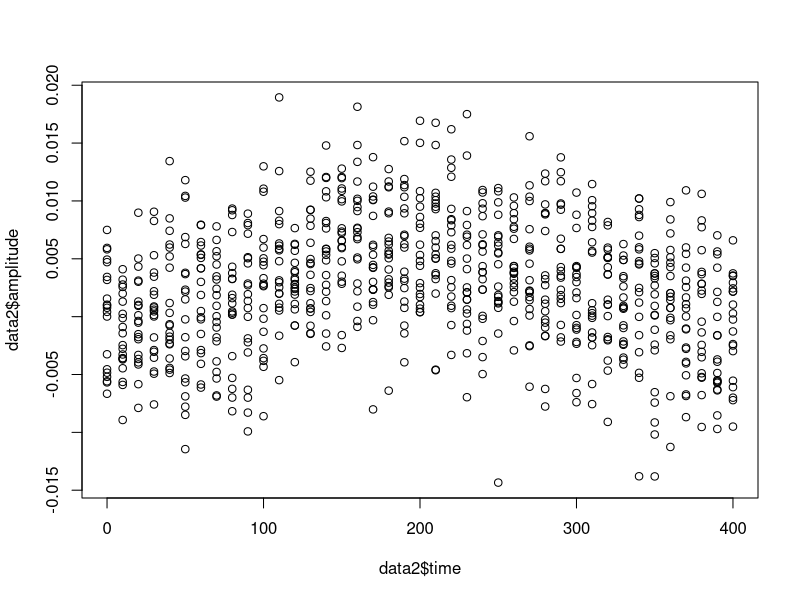
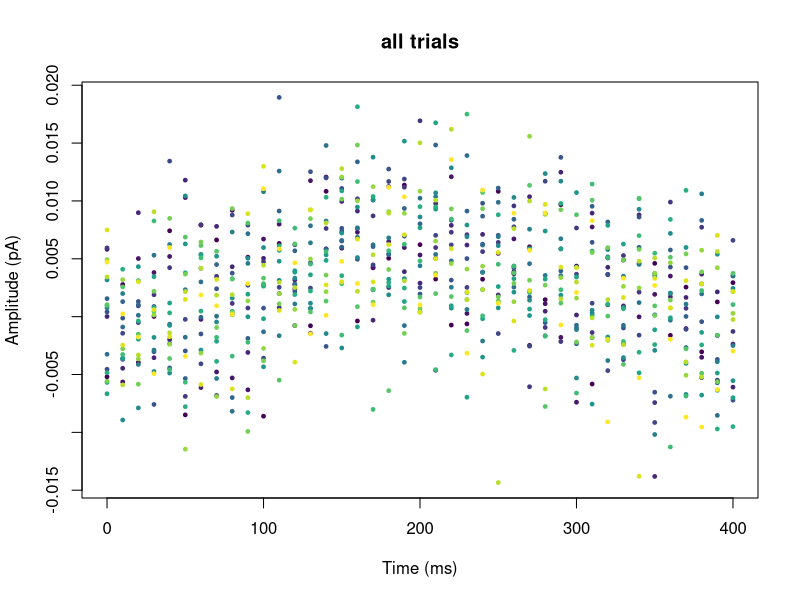
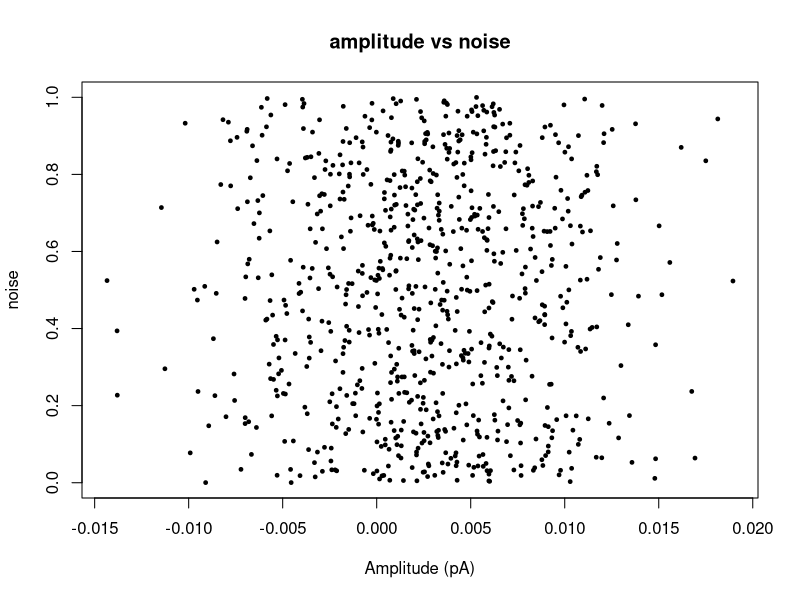
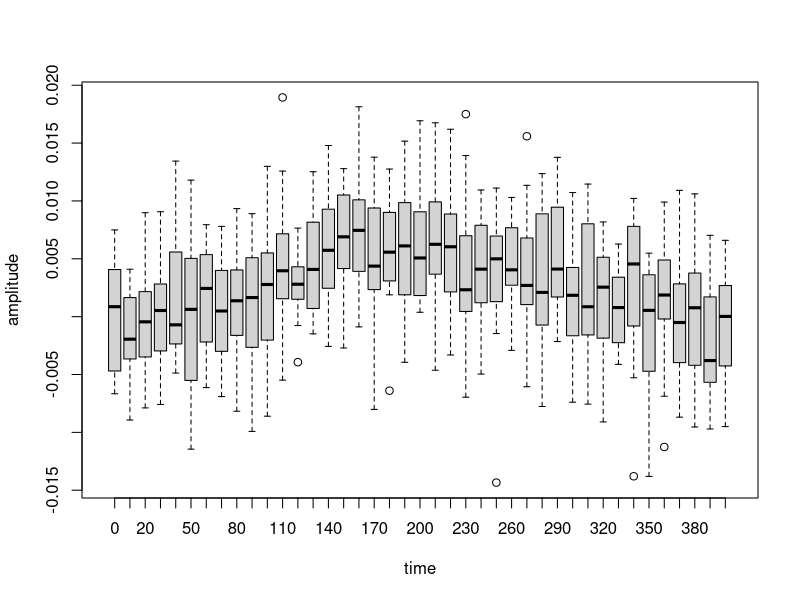
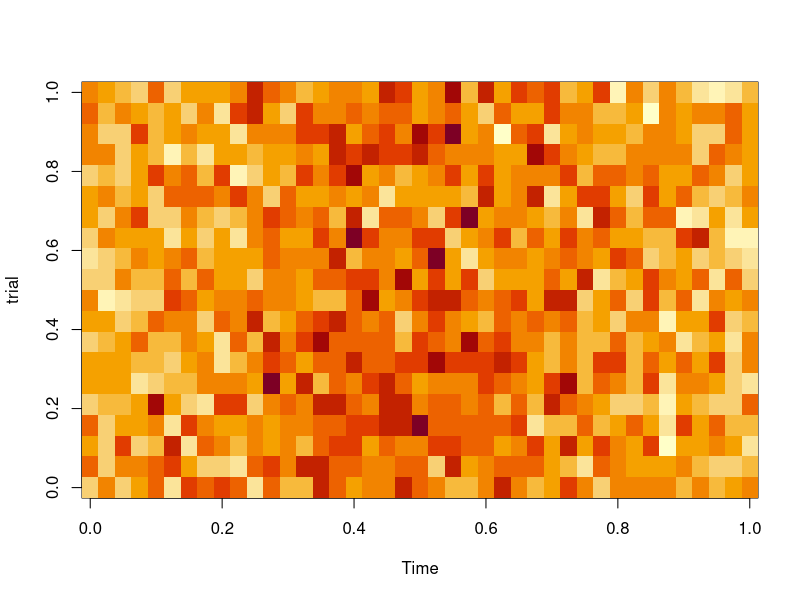
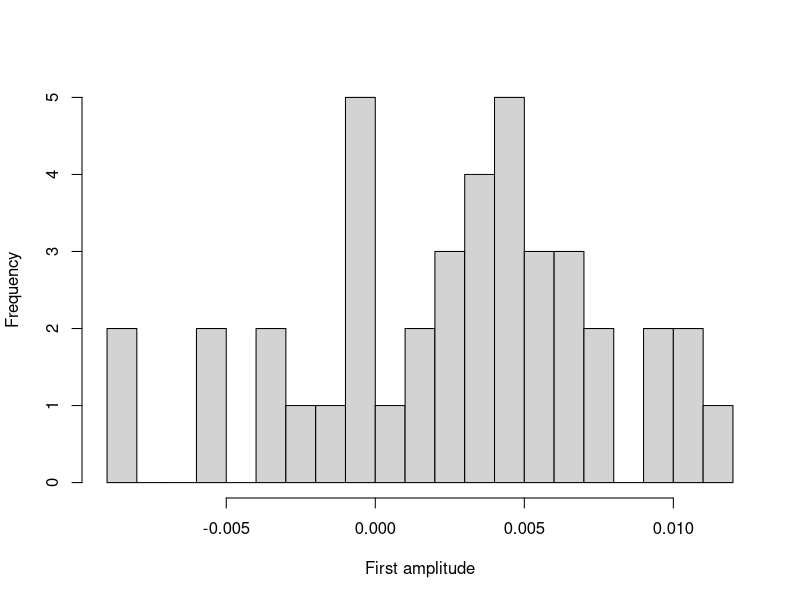
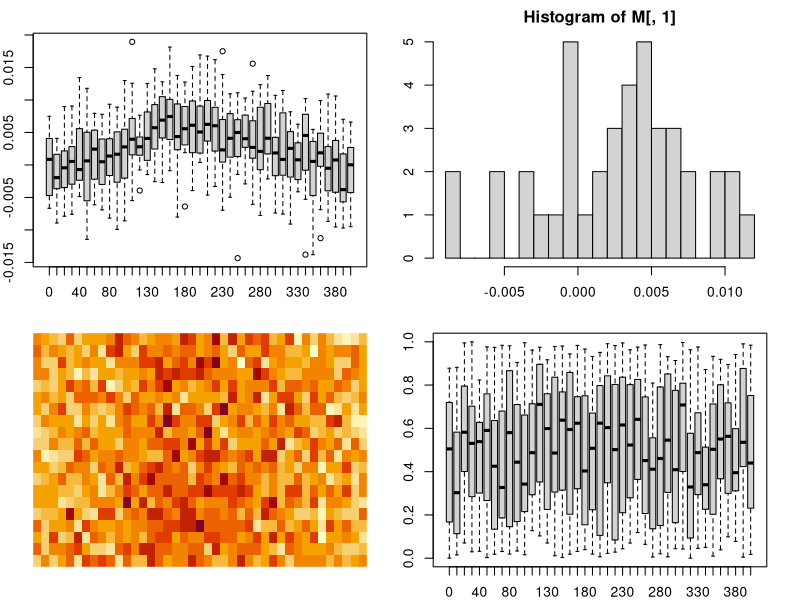
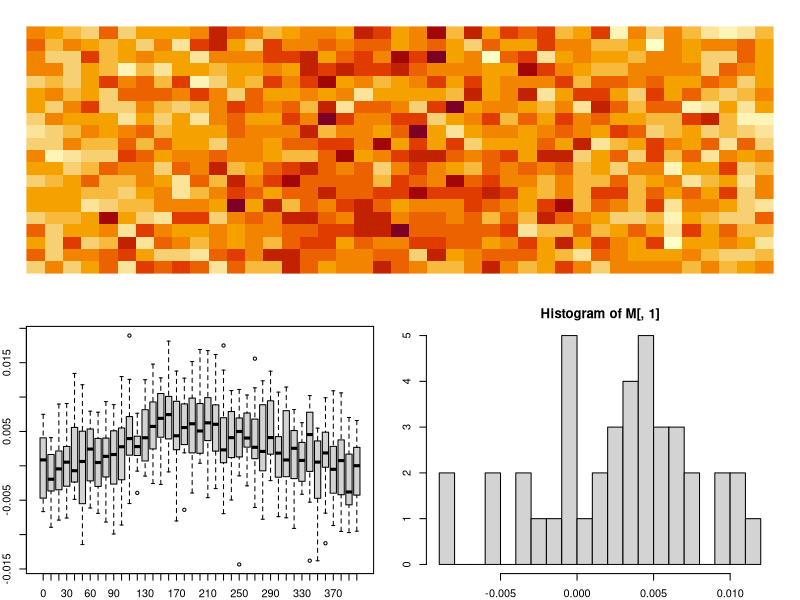

The R script that drew these images, in order:
## ---- chunk 1
X = c("a",2,"xyz")        # vector of character types
## ---- chunk 2
X = 1:10                 # integer range between 1 to 10
X = seq(0,1.5,length=20)  # sequence of 20 values between 0 and 1.5
X = rep(10,4)             # repeat 10, 4 times
X = runif(n=5)            # 5 random numbers between 0 and 1
## ---- chunk 3
X^2+2
## ---- chunk 4
X;X>0.5
## ---- chunk 5
X[X>0 & X<0.99]
## ---- chunk 6
selection = X>0.5
X[selection]
## ---- chunk 7
indexes = c(1,4,3)
X[indexes]
## ---- chunk 8
which(X>0.5)
## ---- chunk 9
X[-c(1,2)]
## ---- chunk 10
X = runif(12)
M = matrix(data=X,nrow=3,ncol=4); M
## ---- chunk 11
matrix(1:12,3,4)
## ---- chunk 12
A = array(runif(12), dim = c(2,3,2)); A # example of a 3D array (cube)
## ---- chunk 13
A[1,1,2]
## ---- chunk 14
A[,2:3,] # Note the commas! Unlike python we don't need to esplicitely type ":" when selecting all elements
## ---- chunk 15
L=list()
L$vector=X  # X was a 1d array
L$matrix=M  # M is a matrix
L$name = "new list" # this is a character
print(L)
## ---- chunk 16
L[[1]]
## ---- chunk 17
L$vector
## ---- chunk 18
mysum <- function(x,y){
  return(x+y)
}
mysum(3,4.2)
## ---- chunk 19
A
## ---- chunk 20
apply(A,MARGIN=c(1,2),FUN=mean)
## ---- chunk 21
apply(A,MARGIN=c(2,3),FUN=sum)
## ---- chunk 22
data <- read.table("../data/table.dat",header=T) #load
data1 <- subset(data,select=c("time","amplitude","baseline_var")); data1[1:6,] ## display 6 rows
summary(data1)
## ---- chunk 23
time_range=range(data1$time); time_range
## ---- chunk 24
time_factors=cut(data1$time,breaks=seq(0,200000,by=10000),right=F)
levels(time_factors)
## ---- chunk 25
data2=cbind(data1,trial_index=as.numeric(time_factors)); data2[1:100,]
## ---- chunk 26
tapply(data2$amplitude,data2$trial_index,mean)
## ---- chunk 27
data_split = split(data2,data2$trial_index)
## ---- chunk 28
data2$time = data2$time %% 10000 ## each trial is 10s long
plot(data2$time,data2$amplitude)
## ---- chunk 29
library(viridisLite)
plot(data2$time,
     data2$amplitude,
     main="all trials",
     xlab="Time (ms)", ylab="Amplitude (pA)", 
     pch=19, ## marker style
     cex=.5, ## marker size
     col=viridis(20)[data2$trial_index]) ## color coded by trial index
## ---- chunk 30
plot(data$amplitude,
     data$baseline_var,
     main="amplitude vs noise",
     xlab="Amplitude (pA)", ylab="noise", 
     pch=19, ## marker style
     cex=.5) ## marker size
## ---- chunk 31
boxplot(amplitude ~ time, data=data2)
## ---- chunk 32
M=matrix(data$amplitude,nrow=41)
image(M,xlab="Time",ylab="trial")
## ---- chunk 33
hist(M[,1],breaks=20,
     main="",
     xlab="First amplitude")
## ---- chunk 34
la=layout(matrix(1:4,2,2))
par(mar=c(2,2,2,2)) ## set margins c(bottom, left, top, right) [clockwise from 6AM]
boxplot(amplitude ~ time, data=data2)
image(M,xlab="Time",ylab="trial",axes=F)
hist(M[,1],breaks=20)
boxplot(baseline_var ~ time, data=data2)
## ---- chunk 35
matrix(c(1,1,2,2,1,1,2,2,1,1,3,3,1,1,3,3),4,4)
## ---- chunk 36
layout(matrix(c(1,1,2,2,1,1,2,2,1,1,3,3,1,1,3,3),4,4))
par(mar=c(2,2,2,2)) ## set margins c(bottom, left, top, right) [clockwise from 6AM]
image(M,xlab="Time",ylab="trial",axes=F)
boxplot(amplitude ~ time, data=data2)
hist(M[,1],breaks=20)
